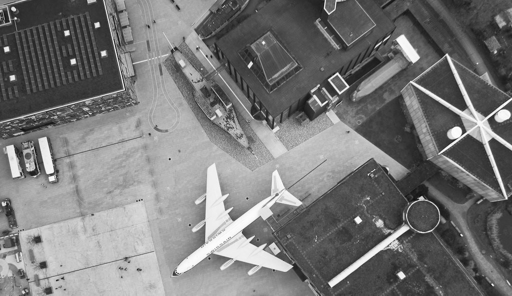
#> input picture Feature extraction and image matching/IMG1.pgm, 512 x 296 px
$ python FeatureExtraction.py
#> lines starting #> are read from the running program, lines starting #| are printed output that depends on the picture
# -*- coding: utf-8 -*-
"""
Created on Sun Jun 14 13:11:01 2020

@author: mnimisha
"""

import cv2
import numpy as np
import matplotlib.pyplot as plt
import math
from sympy import *


def BestMatch(descriptors1, descriptors2, keypoints1, keypoints2):
    dist_ratio=0.75
    coresp1=[]
    coresp2=[]
    for i in range(descriptors1.shape[0]):
        innerprod=np.inner(np.expand_dims(descriptors1[i,:], axis=0),descriptors2)
        #angles=[math.acos(i) for i in innerprod[0,:]]
        Sortedangles=sorted(innerprod[0,:], reverse=True)
        if (Sortedangles[1]/Sortedangles[0] < dist_ratio):
            idx=np.where(innerprod[0,:]==Sortedangles[0])
            coresp1.append(keypoints1[i].pt)
            coresp2.append(keypoints2[idx[0][0]].pt)

    return coresp1, coresp2

def RANSAC(corresp1,corresp2, count):
    TP=0
    while(TP<0.8*(count-4)):
        index=np.random.choice(count,4)
        point1=list(np.array(corresp1)[index])
        point2=list(np.array(corresp2)[index])
        A=[]
        for i in range(len(point1)):
            A.append([-point2[i][0], -point2[i][1], -1, 0 ,0 ,0, point1[i][0]*point2[i][0], point1[i][0]*point2[i][1], point1[i][0]])
            A.append([0, 0, 0, -point2[i][0], -point2[i][1], -1, point2[i][0]*point1[i][1], point2[i][1]*point1[i][1], point1[i][1]])

        hm=Matrix(A).nullspace()
        h=np.reshape(hm[0],(3,3))
        eps=10
        TP=0
        for i in range(count):
            Cord_new=np.dot(h,np.transpose([corresp2[i][0], corresp2[i][1], 1]))
            Corresp_N=Cord_new[0:2]/Cord_new[2]
            if math.sqrt(np.sum((Corresp_N-corresp1[i])**2))<eps:
                TP+=1
    return h


Img1= cv2.imread('IMG1.pgm',0)
#> Img1 is the input picture: shape (296, 512); min 14, max 255, mean 120.4
Img2= cv2.imread('IMG2.pgm',0)
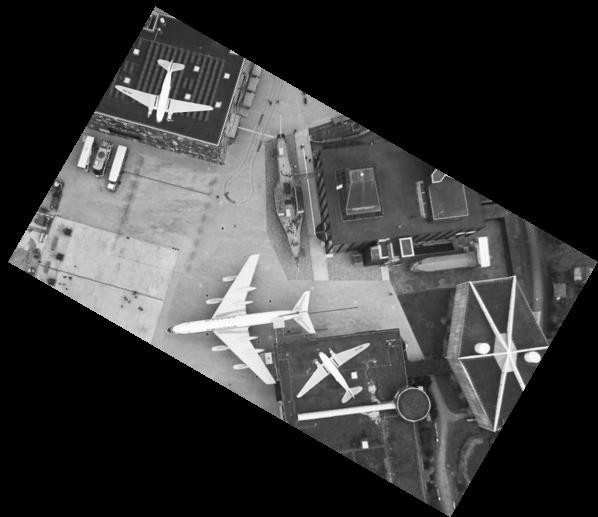
#> input picture Feature extraction and image matching/IMG2.pgm, 598 x 517 px
#> Img2 is the input picture: shape (517, 598); min 0, max 255, mean 60.2


sift1=cv2.xfeatures2d.SIFT_create()
keypoints1, descriptors1= sift1.detectAndCompute(Img1,None)
#> keypoints1 = 1225 keypoints; strongest (x, y, size): (73, 61, 3.7), (67, 33, 3.5), (401, 275, 4.7), (358, 220, 4.3)


sift2=cv2.xfeatures2d.SIFT_create()
keypoints2, descriptors2= sift2.detectAndCompute(Img2,None)
#> keypoints2 = 1474 keypoints; strongest (x, y, size): (533, 357, 9.5), (227, 76, 3.6), (365, 445, 4.7), (196, 69, 3.5)

[points1,points2]=BestMatch(np.array(descriptors1), np.array(descriptors2), keypoints1, keypoints2)
#> the loop in BestMatch, `for i in range(descriptors1.shape[0]):` made 1225 passes
#> idx on passes 52, 74, 96, 169, 225, 251, 363, 468, 592, 594, 608, 647: ([36],), ([28],), ([29],), ([55],), ([49],), ([95],), ([485],), ([153],), ([587],), ([598],), ([763],), ([750],)
#> after the loop in BestMatch, `for i in range(descriptors1.shape[0]):`: coresp1 = 31 pairs, first value 11.36 to 471.7, second value 19.55 to 276.1; coresp2 = 31 pairs, first value 42.29 to 500.2, second value 54.15 to 435.8
#> points1 has the same summary as coresp1 in BestMatch; points2 has the same summary as coresp2 in BestMatch
##RANSAC with the correspondances
Homography=RANSAC(points1,points2, len(points1))


bf = cv2.BFMatcher(cv2.NORM_L1, crossCheck=True)
matches = bf.match(descriptors1,descriptors2)
#> matches = 677 matches
matches = sorted(matches, key = lambda x:x.distance)
#print(np.array(matches).shape)
'''img3 = cv2.drawMatches(Img1, keypoints1, Img2, keypoints2, matches[:50], Img2, flags=2)
plt.imshow(img3)
plt.show()'''

# Extract location of good matches
points1 = np.zeros((len(matches), 2), dtype=np.float32)
#> points1 = 677 pairs, first value 0 to 0, second value 0 to 0
points2 = np.zeros((len(matches), 2), dtype=np.float32)
#> points2 = 677 pairs, first value 0 to 0, second value 0 to 0
for i, match in enumerate(matches):
    points1[i, :] = keypoints1[match.queryIdx].pt
    points2[i, :] = keypoints2[match.trainIdx].pt
#> after the loop, points1 = 677 pairs, first value 2.7 to 507.5, second value 5.51 to 292.1; points2 = 677 pairs, first value 26.49 to 563.8, second value 8.1 to 488.2
h, mask = cv2.findHomography(points2, points1, cv2.RANSAC)
#> h = [[0.867, 0.502, -137.7], [-0.501, 0.869, 72.29], [6.39e-07, 4.31e-06, 1]]; mask = 677 values, max 1 at index 0, min 0 at index 84, mean 0.882
# Use homography

Homography=Homography.astype(np.float64)
#> Homography = [[0.791, 0.349, -101.7], [-0.444, 0.737, 74.1], [6.3e-05, -0.000481, 1]]
print(h)
#| [[ 8.67345330e-01  5.02196288e-01 -1.37736693e+02]
#|  [-5.00782725e-01  8.68579244e-01  7.22910001e+01]
#|  [ 6.39262450e-07  4.30750648e-06  1.00000000e+00]]
print(Homography)
#| [[ 7.91069359e-01  3.49408964e-01 -1.01749492e+02]
#|  [-4.44178163e-01  7.36553743e-01  7.40984347e+01]
#|  [ 6.29646401e-05 -4.81346916e-04  1.00000000e+00]]
height, width = Img1.shape
#> height = 296; width = 512
Im1Reg = cv2.warpPerspective(Img2, h, (width, height))
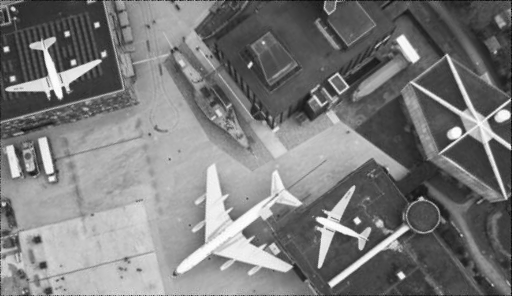
#> Im1Reg: shape (296, 512); min 0, max 255, mean 122.8


plt.imshow(abs(Im1Reg-Img1)/255,cmap='gray', vmin=0, vmax=1)
plt.show()
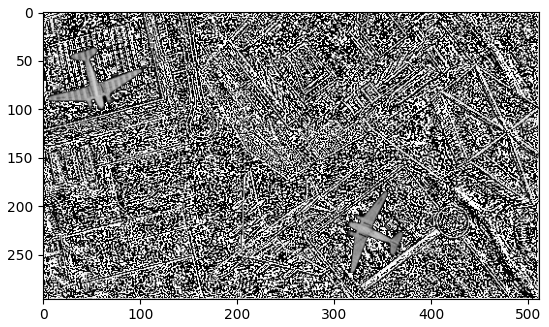
#> figure drawn by matplotlib, 1 panel

plt.imshow(cv2.blur(Img1,(3,3)),cmap='gray')
plt.show()
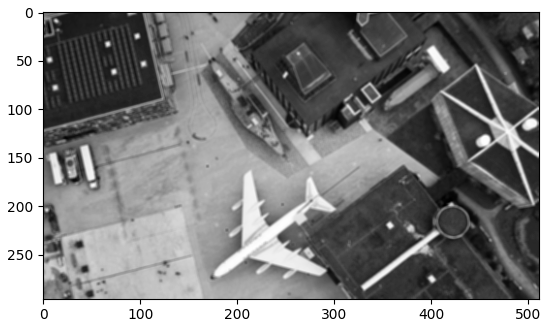
#> figure drawn by matplotlib, 1 panel

plt.imshow(Im1Reg,cmap='gray')
plt.show()

# [8 lines of commented-out code are left out]
